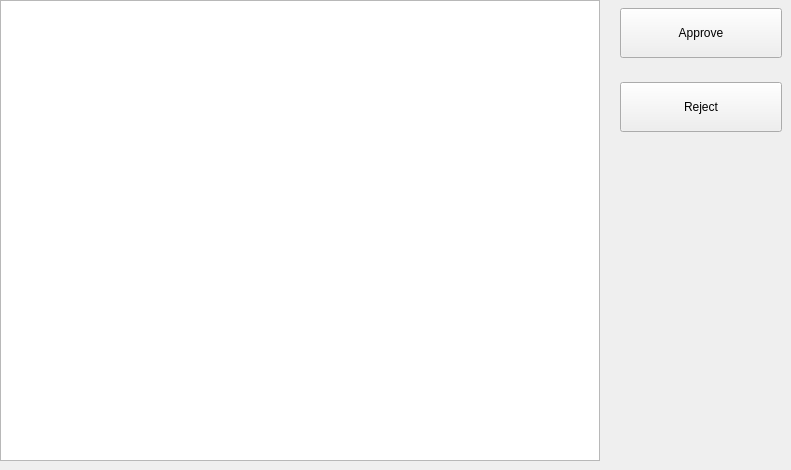
      <widget class="QWidget" name="applications_tab">
       <attribute name="title">
        <string>Membership Applications</string>
       </attribute>
       <widget class="QTableWidget" name="table_user_application_admin">
        <property name="geometry">
         <rect>
          <x>0</x>
          <y>0</y>
          <width>600</width>
          <height>461</height>
         </rect>
        </property>
       </widget>
       <widget class="QWidget" name="verticalLayoutWidget">
        <property name="geometry">
         <rect>
          <x>620</x>
          <y>-10</y>
          <width>162</width>
          <height>161</height>
         </rect>
        </property>
        <layout class="QVBoxLayout" name="verticalLayout_4">
         <item>
          <widget class="QPushButton" name="Pbutton_application_approve_admin">
           <property name="sizePolicy">
            <sizepolicy hsizetype="Minimum" vsizetype="Fixed">
             <horstretch>0</horstretch>
             <verstretch>0</verstretch>
            </sizepolicy>
           </property>
           <property name="minimumSize">
            <size>
             <width>160</width>
             <height>50</height>
            </size>
           </property>
           <property name="text">
            <string>Approve</string>
           </property>
          </widget>
         </item>
         <item>
          <widget class="QPushButton" name="Pbutton_application_reject_admin">
           <property name="minimumSize">
            <size>
             <width>160</width>
             <height>50</height>
            </size>
           </property>
           <property name="text">
            <string>Reject</string>
           </property>
          </widget>
         </item>
        </layout>
       </widget>
      </widget>
